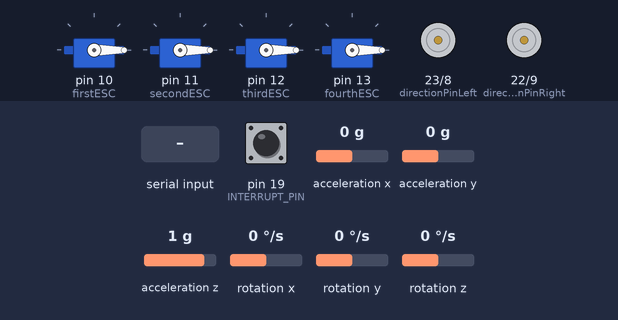
Recording of a sketch running on a simulated Arduino Mega 2560, built with avr-gcc and run on an emulated ATmega2560. Shown: 4 × servo, direction and speed pins drawn as motors (green arrow = direction pin HIGH = forward, orange = LOW = backward, longer = more drive). Inputs (shaded band) come from the test bench; at power-on: acceleration x 0 g, pin 19 (INTERRUPT_PIN) LOW, acceleration y 0 g, acceleration z 1 g, rotation x 0 °/s, rotation y 0 °/s, rotation z 0 °/s. The sensor or clock chip raises its interrupt line as the real part does; what the sketch prints to the serial monitor is not drawn.

Above: at 1.3 s.
1.4 s: "1" received over Serial
At 2.6 s:
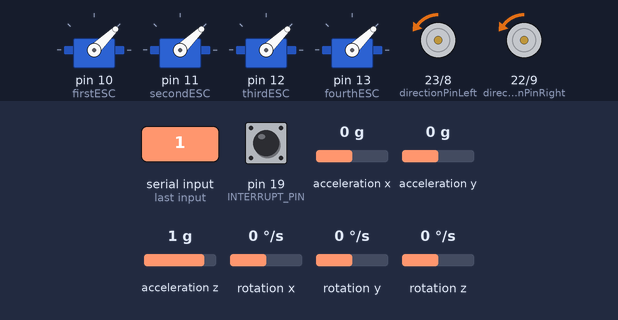
2.9 s: byte 1 (1) received over Serial
At 3.3 s:
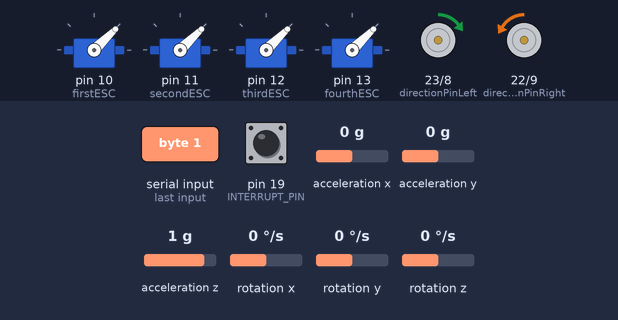
4.9 s: acceleration x set to -1.4 g
At 5.9 s:
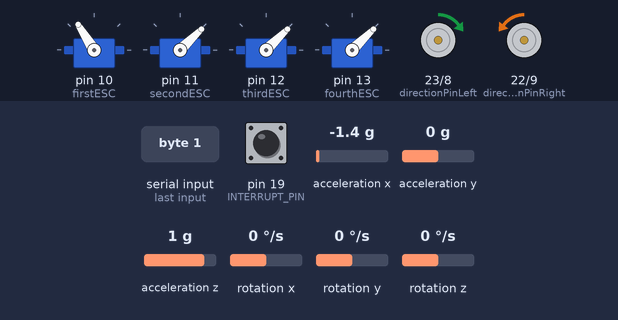
6.4 s: byte 4 (4) received over Serial
At 6.8 s:
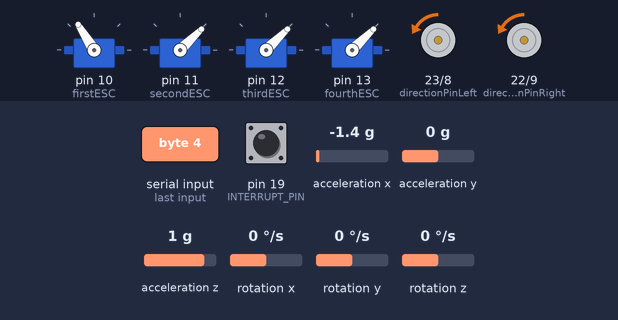
8.4 s: byte 6 (6) received over Serial
At 8.8 s:
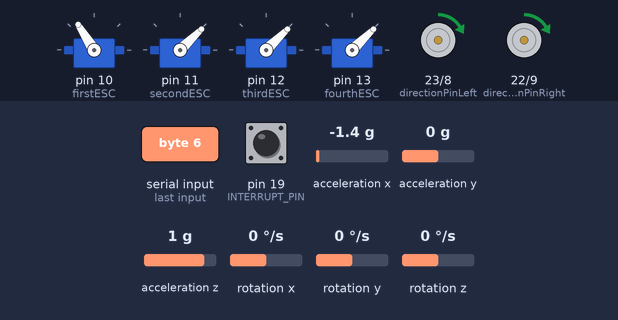
10.4 s: acceleration x set to 0.1 g
At 22.9 s:
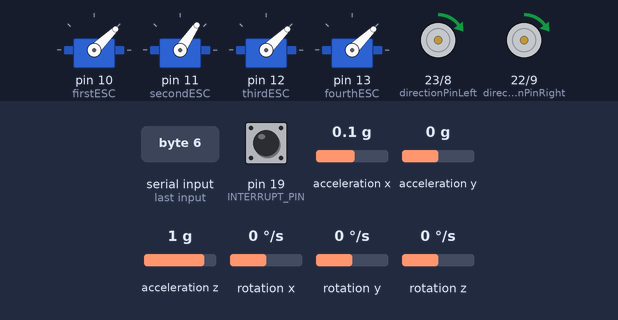
Timing chart, 0 to 41.2 s (numbered marks = the images above; inputs shaded):
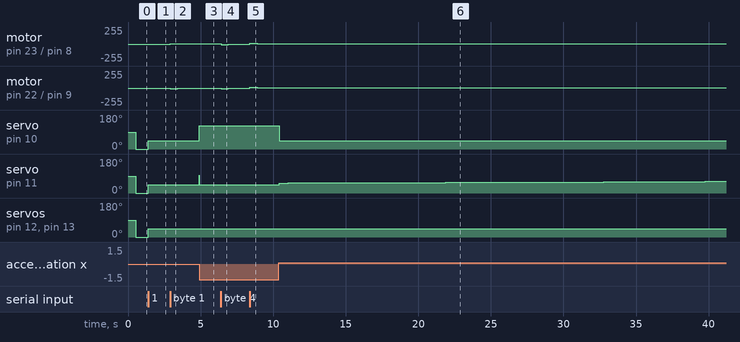

Measured:
- after the input at 1.4 s, motor on pin 23 (directionPinLeft) / pin 8 (driverPWMpinLeft), motor on pin 22 (directionPinRight) / pin 9 (driverPWMpinRight): stopped → backward 5/255 at once; servo on pin 10 (firstESC), servo on pin 11 (secondESC), servo on pin 12 (thirdESC), servo on pin 13 (fourthESC): 0° → 44° at once
- after the input at 2.9 s, motor on pin 23 (directionPinLeft) / pin 8 (driverPWMpinLeft): backward 5/255 → forward 4/255 at once, → forward 5/255 0.51 s later; motor on pin 22 (directionPinRight) / pin 9 (driverPWMpinRight): backward 5/255 → backward 10/255 at once, → backward 5/255 0.51 s later
- after the input at 4.9 s, servo on pin 10 (firstESC): 44° → 122° at once; servo on pin 11 (secondESC): 44° → 93° at once, → 44° 0.02 s later
- after the input at 6.4 s, motor on pin 23 (directionPinLeft) / pin 8 (driverPWMpinLeft): forward 5/255 → backward 10/255 at once, → backward 5/255 0.51 s later; motor on pin 22 (directionPinRight) / pin 9 (driverPWMpinRight): backward 5/255 → backward 10/255 at once, → backward 5/255 0.51 s later
- after the input at 8.4 s, motor on pin 23 (directionPinLeft) / pin 8 (driverPWMpinLeft), motor on pin 22 (directionPinRight) / pin 9 (driverPWMpinRight): backward 5/255 → forward 10/255 at once, → forward 5/255 0.51 s later
- after the input at 10.4 s, servo on pin 10 (firstESC): 122° → 44° at once; servo on pin 11 (secondESC): moves from 44° to 61° over 29.3 s, starting at once

The sketch:

MPU6050_2DOF_FEEDBACK_Alt_I2C_DMP_PD_CART.ino
```cpp
// (licence header left out)
#include <I2Cdev.h>
#include <Servo.h>
#include <I2C.h>
#include <MPU6050_6Axis_MotionApps20.h>
#include <Wire.h>


MPU6050 mpu;

#define ACCELEROMETER_SENSITIVITY 16384.0
#define GYROSCOPE_SENSITIVITY 131.0
#define SCL 21
#define SDL 20

#define INTERRUPT_PIN 19  // use pin 2 on Arduino Uno & most boards

// MPU control/status vars
bool dmpReady = false;  // set true if DMP init was successful
uint8_t mpuIntStatus;   // holds actual interrupt status byte from MPU
uint8_t devStatus;      // return status after each device operation (0 = success, !0 = error)
uint16_t packetSize;    // expected DMP packet size (default is 42 bytes)
uint16_t fifoCount;     // count of all bytes currently in FIFO
uint8_t fifoBuffer[64]; // FIFO storage buffer

// orientation/motion vars
Quaternion q;           // [w, x, y, z]         quaternion container
VectorInt16 aa;         // [x, y, z]            accel sensor measurements
VectorInt16 aaReal;     // [x, y, z]            gravity-free accel sensor measurements
VectorInt16 aaWorld;    // [x, y, z]            world-frame accel sensor measurements
VectorFloat gravity;    // [x, y, z]            gravity vector
float euler[3];         // [psi, theta, phi]    Euler angle container
float ypr[3];           // [yaw, pitch, roll]   yaw/pitch/roll container and gravity vector

long double accelX, accelY, accelZ, accData[3];
float gForceX, gForceY, gForceZ;

long double gyroX, gyroY, gyroZ, gyrData[3];
float rotX, rotY, rotZ;
float roll = 0;
float pitch = 0;
float yaw = 0;
int i = 0;

double rollTarget = 0;
double pitchTarget = 0;
double rollErrSum, lastRollErr, pitchErrSum, lastPitchErr;
double kp, ki, kd;
double lastTime = 0;
double dRollErr, rollError, dRoll, dPitchErr, pitchError, dPitch;
double lastRoll = 0;
double lastPitch = 0;
unsigned long timeChange = 0;

const float RADIANS_TO_DEGREES = 57.2958;
float prevMillis = 0;
float dt;

Servo firstESC, secondESC, thirdESC, fourthESC;
int firstESCSpeed = 0;
int firstESCSpeedPrev = 0;
int secondESCSpeed = 0;
int secondESCSpeedPrev = 0;
int thirdESCSpeed = 0;
int thirdESCSpeedPrev = 0;
int fourthESCSpeed = 0;
int fourthESCSpeedPrev = 0;
int ESCSpeedMAX = 2000;
int ESCSpeedMIN = 1000;
int ESCSpeedDMAX = 800;
int ESCRateCap = 500;
int value = 0;

const byte encoder0pinALeft = 2;//A pin -> the interrupt pin 0 / digital pin 2
const byte encoder0pinBLeft = 4;//B pin -> the digital pin 4
const byte encoder0pinARight = 3;
const byte encoder0pinBRight = 5;
byte encoder0PinALeftLast;
byte encoder0PinARightLast;
int durationLeft;//the number of the pulses
int durationRight;
boolean DirectionLeft;//the rotation direction
boolean DirectionRight;
int ch;

int timePrev = 0;
int timeNow = 0;
int timeChangeCart = 0;

int zeroSpeed = 5;
const byte driverPWMpinLeft = 8;
const byte driverPWMpinRight = 9;
int driverPWMdutyLeft = zeroSpeed;
int driverPWMdutyRight = zeroSpeed;
const byte directionPinLeft = 23;
const byte directionPinRight = 22;
int dutyIncrement = 5;
int dutyLeftPrev = zeroSpeed;
int dutyRightPrev = zeroSpeed;
int maxPWM = 50;

unsigned long timeBegin;
unsigned long endTime = 100000; // in millis

volatile bool mpuInterrupt = false;     // indicates whether MPU interrupt pin has gone high
void dmpDataReady() {
    mpuInterrupt = true;
}


void setup() {
  Serial.begin(115200);
  setupCart();
  setupMPU();
  SetTunings(41,0.0005,8000);
  setupESC();
  timeBegin = millis();
}


void loop() {
  if(lastTime<endTime){
    driveCart();
    processDMPdata();
    feedbackLoop();
    //exportData();
    //printData();
  }
  else {turnOff();}
}

void turnOff(){
  firstESC.write(0);
  secondESC.write(0);
  thirdESC.write(0);
  fourthESC.write(0);
  analogWrite(driverPWMpinLeft,0);
  analogWrite(driverPWMpinRight,0);
}

void exportData(){
      Serial.print(lastTime);
      Serial.print(",");
      Serial.print(ypr[0]);
      Serial.print(",");
      Serial.print(ypr[1]);
      Serial.print(",");
      Serial.println(ypr[2]);
}


void setupMPU(){
    // join I2C bus (I2Cdev library doesn't do this automatically)
     I2c.begin();
     I2c.timeOut(20);


    // initialize device
    Serial.println(F("Initializing I2C devices..."));
    mpu.initialize();
    pinMode(INTERRUPT_PIN, INPUT);

    // verify connection
    Serial.println(F("Testing device connections..."));
    Serial.println(mpu.testConnection() ? F("MPU6050 connection successful") : F("MPU6050 connection failed"));

    // load and configure the DMP
    Serial.println(F("Initializing DMP..."));
    devStatus = mpu.dmpInitialize();

    // supply your own gyro offsets here, scaled for min sensitivity
    mpu.setXGyroOffset(-12);
    mpu.setYGyroOffset(20);
    mpu.setZGyroOffset(-69);
    mpu.setXAccelOffset(-5679);
    mpu.setYAccelOffset(2988);
    mpu.setZAccelOffset(1532); // 1688 factory default for my test chip

    // make sure it worked (returns 0 if so)
    if (devStatus == 0) {
        // turn on the DMP, now that it's ready
        Serial.println(F("Enabling DMP..."));
        mpu.setDMPEnabled(true);

        // enable Arduino interrupt detection
        Serial.println(F("Enabling interrupt detection (Arduino external interrupt 0)..."));
        attachInterrupt(digitalPinToInterrupt(INTERRUPT_PIN), dmpDataReady, RISING);
        mpuIntStatus = mpu.getIntStatus();

        // set our DMP Ready flag so the main loop() function knows it's okay to use it
        Serial.println(F("DMP ready! Waiting for first interrupt..."));
        dmpReady = true;

        // get expected DMP packet size for later comparison
        packetSize = mpu.dmpGetFIFOPacketSize();
    } else {
        // ERROR!
        // 1 = initial memory load failed
        // 2 = DMP configuration updates failed
        // (if it's going to break, usually the code will be 1)
        Serial.print(F("DMP Initialization failed (code "));
        Serial.print(devStatus);
        Serial.println(F(")"));
    }

}


void setupESC(){
  firstESC.attach(10);    // attached to pin 11
  secondESC.attach(11);
  thirdESC.attach(12);
  fourthESC.attach(13);
  while (!Serial);

  firstESC.writeMicroseconds(value);
  Serial.write(ESCSpeedMAX);
  secondESC.writeMicroseconds(value);
  Serial.write(ESCSpeedMAX);
  thirdESC.writeMicroseconds(value);
  Serial.write(ESCSpeedMAX);
  fourthESC.writeMicroseconds(value);
  Serial.write(ESCSpeedMAX);

  Serial.println(F("Turn on the mofo. Enter char to continue."));
  while (Serial.available() && Serial.read()); // empty buffer
  while (!Serial.available()); // wait for data
  while (Serial.available() && Serial.read()); // empty buffer again
}

void processDMPdata(){
// if programming failed, don't try to do anything
    if (!dmpReady) return;

    // wait for MPU interrupt or extra packet(s) available
    if (!mpuInterrupt && fifoCount < packetSize) //{do something;}

    // reset interrupt flag and get INT_STATUS byte
    mpuInterrupt = false;
    mpuIntStatus = mpu.getIntStatus();

    // get current FIFO count
    fifoCount = mpu.getFIFOCount();

    // check for overflow (this should never happen unless our code is too inefficient)
    if ((mpuIntStatus & 0x10) || fifoCount == 1024) {
        // reset so we can continue cleanly
        mpu.resetFIFO();
    // otherwise, check for DMP data ready interrupt (this should happen frequently)
    } else if (mpuIntStatus & 0x02) {
        // wait for correct available data length, should be a VERY short wait
        while (fifoCount < packetSize) fifoCount = mpu.getFIFOCount();


        // read a packet from FIFO
        mpu.getFIFOBytes(fifoBuffer, packetSize);

        // track FIFO count here in case there is > 1 packet available
        // (this lets us immediately read more without waiting for an interrupt)
        fifoCount -= packetSize;

        // display Euler angles in degrees
        mpu.dmpGetQuaternion(&q, fifoBuffer);
        mpu.dmpGetGravity(&gravity, &q);
        mpu.dmpGetYawPitchRoll(ypr, &q, &gravity);
    }
}


void feedbackLoop(){

   /*How long since we last calculated*/
   unsigned long now = millis() - timeBegin;
   timeChange = now - lastTime;

   roll = ypr[2]*180/M_PI;

   /*Roll feedback*/
   rollError = rollTarget - roll;
   rollErrSum += (rollError * timeChange);
   dRoll = roll - lastRoll;

   /*Compute PID Output*/
   //thirdESCSpeed = (kp * rollError + ki * rollErrSum - kd * dRoll/1000);
   thirdESCSpeed = (kp * rollError + ki * rollErrSum - kd * dRoll/timeChange);
   if (thirdESCSpeed < 0){thirdESCSpeed = 0;}
   if (thirdESCSpeed > ESCSpeedDMAX){thirdESCSpeed = ESCSpeedDMAX;}
   if (thirdESCSpeed - thirdESCSpeedPrev > ESCRateCap){thirdESCSpeed = thirdESCSpeedPrev + ESCRateCap;}
   if (thirdESCSpeed - thirdESCSpeedPrev < -ESCRateCap){thirdESCSpeed = thirdESCSpeedPrev - ESCRateCap;}
   thirdESC.write(ESCSpeedMIN + thirdESCSpeed);

   //fourthESCSpeed = -(kp * rollError + ki * rollErrSum - kd * dRoll);
   fourthESCSpeed = -(kp * rollError + ki * rollErrSum - kd * dRoll/timeChange);
   if (fourthESCSpeed < 0){fourthESCSpeed = 0;}
   if (fourthESCSpeed > ESCSpeedDMAX){fourthESCSpeed = ESCSpeedDMAX;}
   if (fourthESCSpeed - fourthESCSpeedPrev > ESCRateCap){fourthESCSpeed = fourthESCSpeedPrev + ESCRateCap;}
   if (fourthESCSpeed - fourthESCSpeedPrev < -ESCRateCap){fourthESCSpeed = fourthESCSpeedPrev - ESCRateCap;}
   fourthESC.write(ESCSpeedMIN + fourthESCSpeed);

   pitch = ypr[1]*180/M_PI;

  /*Pitch feedback*/
   pitchError = pitchTarget - pitch;
   pitchErrSum += (pitchError * timeChange);
   dPitch = pitch - lastPitch;

   /*Compute PID Output*/
   //firstESCSpeed = -(kp * pitchError + ki * pitchErrSum - kd * dPitch);
   firstESCSpeed = (kp * pitchError + ki * pitchErrSum - kd * dPitch/timeChange);
   if (firstESCSpeed < 0){firstESCSpeed = 0;}
   if (firstESCSpeed > ESCSpeedDMAX){firstESCSpeed = ESCSpeedDMAX;}
   if (firstESCSpeed - firstESCSpeedPrev > ESCRateCap){firstESCSpeed = firstESCSpeedPrev + ESCRateCap;}
   if (firstESCSpeed - firstESCSpeedPrev < -ESCRateCap){firstESCSpeed = firstESCSpeedPrev - ESCRateCap;}
   firstESC.write(ESCSpeedMIN + firstESCSpeed);

   //secondESCSpeed = (kp * pitchError + ki * pitchErrSum - kd * dPitch);
   secondESCSpeed = -(kp * pitchError + ki * pitchErrSum - kd * dPitch/timeChange);
   if (secondESCSpeed < 0){secondESCSpeed = 0;}
   if (secondESCSpeed > ESCSpeedDMAX){secondESCSpeed = ESCSpeedDMAX;}
   if (secondESCSpeed - secondESCSpeedPrev > ESCRateCap){secondESCSpeed = secondESCSpeedPrev + ESCRateCap;}
   if (secondESCSpeed - secondESCSpeedPrev < -ESCRateCap){secondESCSpeed = secondESCSpeedPrev - ESCRateCap;}
   secondESC.write(ESCSpeedMIN + secondESCSpeed);

   firstESCSpeedPrev = firstESCSpeed;
   secondESCSpeedPrev = secondESCSpeed;
   thirdESCSpeedPrev = thirdESCSpeed;
   fourthESCSpeedPrev = fourthESCSpeed;

   /*Remember some variables for next time*/
   lastRoll = roll;
   lastPitch = pitch;
   //lastPitchErr = pitchError;
   lastTime = now;

}

void SetTunings(double Kp, double Ki, double Kd)
{
   kp = Kp;
   ki = Ki;
   kd = Kd;
}

void printData() {

  //*
  Serial.print("ypr\t");
  Serial.print(ypr[0] * 180/M_PI);
  Serial.print("\t");
  Serial.print(ypr[1] * 180/M_PI);
  Serial.print("\t");
  Serial.println(ypr[2] * 180/M_PI);
  //*/

  /*
  Serial.print("Proportional: ");
  Serial.print(kp* rollError);
  Serial.print("  Integral: ");
  Serial.print(ki * rollErrSum);
  Serial.print("  Derivative ");
  Serial.println(-kd * dRoll/timeChange);
  //*/

  /*
  Serial.print("First: ");
  Serial.print(ESCSpeedMIN + firstESCSpeed);
  Serial.print("  Second: ");
  Serial.print(ESCSpeedMIN + secondESCSpeed);
  Serial.print("  Third: ");
  Serial.print(ESCSpeedMIN + thirdESCSpeed);
  Serial.print("  Fourth: ");
  Serial.print(ESCSpeedMIN + fourthESCSpeed);
  Serial.print("  dt: ");
  Serial.println(timeChange);
  //*/
}

void setupCart() {
  pinMode(driverPWMpinLeft, OUTPUT);
  pinMode(directionPinLeft, OUTPUT);
  pinMode(driverPWMpinRight, OUTPUT);
  pinMode(directionPinRight, OUTPUT);
}

void driveCart() {
  //Serial.println("driveCart Flag");
  durationRight = 0;
  durationLeft = 0;
  if(Serial.available())
  {
    ch = Serial.read();
    Serial.println(ch);
    DirectionLeft = digitalRead(directionPinLeft);
    DirectionRight = digitalRead(directionPinRight);
    switch (ch) {
      //delay(100);
      case 1:
        if(DirectionLeft == false){driverPWMdutyLeft = zeroSpeed; driverPWMdutyRight = zeroSpeed;}
        if(DirectionRight == true){driverPWMdutyLeft = zeroSpeed; driverPWMdutyRight = zeroSpeed;}
        digitalWrite(directionPinLeft, true);
        driverPWMdutyLeft += dutyIncrement;
        if (driverPWMdutyLeft > maxPWM) {driverPWMdutyLeft = maxPWM;}
        analogWrite(driverPWMpinLeft, 0.4*driverPWMdutyLeft);
        digitalWrite(directionPinRight, false);
        driverPWMdutyRight += dutyIncrement;
        if (driverPWMdutyRight > maxPWM) {driverPWMdutyRight = maxPWM;}
        analogWrite(driverPWMpinRight, driverPWMdutyRight);
        break;
      case 2:
      if(DirectionLeft == false){driverPWMdutyLeft = zeroSpeed; driverPWMdutyRight = zeroSpeed;}
        if(DirectionRight == true){driverPWMdutyLeft = zeroSpeed; driverPWMdutyRight = zeroSpeed;}
        digitalWrite(directionPinLeft, true);
        driverPWMdutyLeft += dutyIncrement;
        if (driverPWMdutyLeft > maxPWM) {driverPWMdutyLeft = maxPWM;}
        analogWrite(driverPWMpinLeft, driverPWMdutyLeft);
        digitalWrite(directionPinRight, false);
        driverPWMdutyRight += dutyIncrement;
        if (driverPWMdutyRight > maxPWM) {driverPWMdutyRight = maxPWM;}
        analogWrite(driverPWMpinRight, driverPWMdutyRight);
        break;
      case 3:
      if(DirectionLeft == false){driverPWMdutyLeft = zeroSpeed; driverPWMdutyRight = zeroSpeed;}
        if(DirectionRight == true){driverPWMdutyLeft = zeroSpeed; driverPWMdutyRight = zeroSpeed;}
        digitalWrite(directionPinLeft, true);
        driverPWMdutyLeft += dutyIncrement;
        if (driverPWMdutyLeft > maxPWM) {driverPWMdutyLeft = maxPWM;}
        analogWrite(driverPWMpinLeft, driverPWMdutyLeft);
        digitalWrite(directionPinRight, false);
        driverPWMdutyRight += dutyIncrement;
        if (driverPWMdutyRight > maxPWM) {driverPWMdutyRight = maxPWM;}
        analogWrite(driverPWMpinRight, 0.4*driverPWMdutyRight);
        break;
      case 4:
      if(DirectionLeft == true){driverPWMdutyLeft = zeroSpeed; driverPWMdutyRight = zeroSpeed;}
        if(DirectionRight == true){driverPWMdutyLeft = zeroSpeed; driverPWMdutyRight = zeroSpeed;}
        digitalWrite(directionPinLeft, false);
        driverPWMdutyLeft += dutyIncrement;
        if (driverPWMdutyLeft > maxPWM) {driverPWMdutyLeft = maxPWM;}
        analogWrite(driverPWMpinLeft, driverPWMdutyLeft);
        digitalWrite(directionPinRight, false);
        driverPWMdutyRight += dutyIncrement;
        if (driverPWMdutyRight > maxPWM) {driverPWMdutyRight = maxPWM;}
        analogWrite(driverPWMpinRight, driverPWMdutyRight);
        break;
      case 5:
        driverPWMdutyLeft = zeroSpeed;
        driverPWMdutyRight = zeroSpeed;
        analogWrite(driverPWMpinLeft, zeroSpeed);
        analogWrite(driverPWMpinRight, zeroSpeed);
        break;
      case 6:
      // put these cases into functions, e.g. 'forward, reverse, turnLeft, turnRight'

        if(DirectionLeft == false){driverPWMdutyLeft = zeroSpeed; driverPWMdutyRight = zeroSpeed;}
        if(DirectionRight == false){driverPWMdutyLeft = zeroSpeed; driverPWMdutyRight = zeroSpeed;}
        digitalWrite(directionPinLeft, true);
        driverPWMdutyLeft += dutyIncrement;
        if (driverPWMdutyLeft > maxPWM) {driverPWMdutyLeft = maxPWM;}
        analogWrite(driverPWMpinLeft, driverPWMdutyLeft);
        digitalWrite(directionPinRight, true);
        driverPWMdutyRight += dutyIncrement;
        if (driverPWMdutyRight > maxPWM) {driverPWMdutyRight = maxPWM;}
        analogWrite(driverPWMpinRight, driverPWMdutyRight);
        break;
      case 7:
        if(DirectionLeft == true){driverPWMdutyLeft = zeroSpeed; driverPWMdutyRight = zeroSpeed;}
        if(DirectionRight == false){driverPWMdutyLeft = zeroSpeed; driverPWMdutyRight = zeroSpeed;}
        digitalWrite(directionPinLeft, false);
        driverPWMdutyLeft += dutyIncrement;
        if (driverPWMdutyLeft > maxPWM) {driverPWMdutyLeft = maxPWM;}
        analogWrite(driverPWMpinLeft, 0.4*driverPWMdutyLeft);
        digitalWrite(directionPinRight, true);
        driverPWMdutyRight += dutyIncrement;
        if (driverPWMdutyRight > maxPWM) {driverPWMdutyRight = maxPWM;}
        analogWrite(driverPWMpinRight, driverPWMdutyRight);
        break;
      case 8:
        if(DirectionLeft == true){driverPWMdutyLeft = zeroSpeed; driverPWMdutyRight = zeroSpeed;}
        if(DirectionRight == false){driverPWMdutyLeft = zeroSpeed; driverPWMdutyRight = zeroSpeed;}
        digitalWrite(directionPinLeft, false);
        driverPWMdutyLeft += dutyIncrement;
        if (driverPWMdutyLeft > maxPWM) {driverPWMdutyLeft = maxPWM;}
        analogWrite(driverPWMpinLeft, driverPWMdutyLeft);
        digitalWrite(directionPinRight, true);
        driverPWMdutyRight += dutyIncrement;
        if (driverPWMdutyRight > maxPWM) {driverPWMdutyRight = maxPWM;}
        analogWrite(driverPWMpinRight, driverPWMdutyRight);
        break;
      case 9:
        if(DirectionLeft == true){driverPWMdutyLeft = zeroSpeed; driverPWMdutyRight = zeroSpeed;}
        if(DirectionRight == false){driverPWMdutyLeft = zeroSpeed; driverPWMdutyRight = zeroSpeed;}
        digitalWrite(directionPinLeft, false);
        driverPWMdutyLeft += dutyIncrement;
        if (driverPWMdutyLeft > maxPWM) {driverPWMdutyLeft = maxPWM;}
        analogWrite(driverPWMpinLeft, driverPWMdutyLeft);
        digitalWrite(directionPinRight, true);
        driverPWMdutyRight += dutyIncrement;
        if (driverPWMdutyRight > maxPWM) {driverPWMdutyRight = maxPWM;}
        analogWrite(driverPWMpinRight, 0.4*driverPWMdutyRight);
        break;

      case 0:
       driverPWMdutyLeft -= dutyIncrement;
       driverPWMdutyRight -= dutyIncrement;
       if(driverPWMdutyLeft < zeroSpeed){driverPWMdutyLeft = zeroSpeed;}
       if(driverPWMdutyRight < zeroSpeed){driverPWMdutyRight = zeroSpeed;}
       analogWrite(driverPWMpinLeft, driverPWMdutyLeft);
       analogWrite(driverPWMpinRight, driverPWMdutyRight);
      }
      timePrev = millis();

  }

  timeNow = millis();
  timeChangeCart = timeNow - timePrev;
  if(timeChangeCart > 500){ch = 0; analogWrite(driverPWMpinLeft, zeroSpeed); analogWrite(driverPWMpinRight, zeroSpeed);}

}
```
